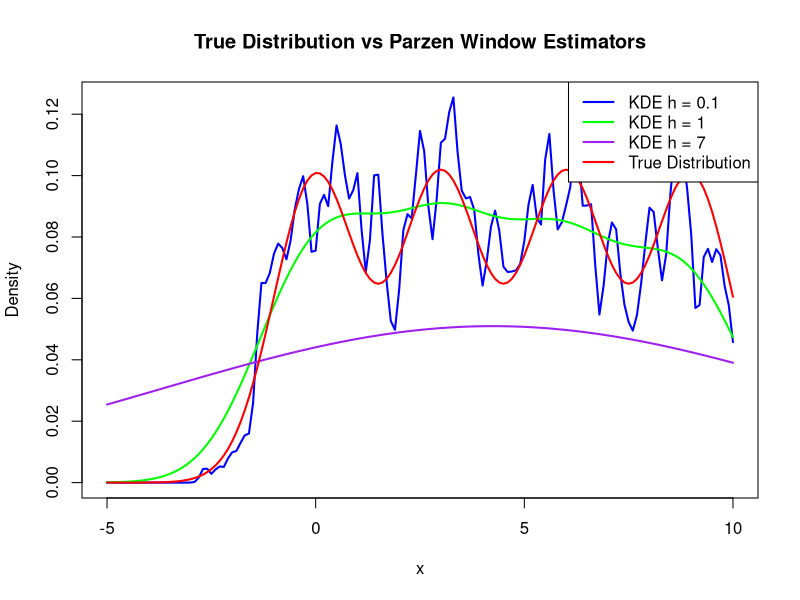

Recreate this plot in R. (Note: a time limit stopped this script after it produced the figure.)
## ---- chunk 1
setClass("Parzen.smoother",representation(Data = "numeric",
                                          h = "numeric",
                                          input = "numeric",
                                          Probs = "numeric"), 
                                          prototype = list(h = NA_real_, input = NA_real_))
                                 
setMethod("initialize", "Parzen.smoother",
          function(.Object, Data, h = NA_real_, Probs, input = NA_real_) {
 
  Data <- as.numeric(Data)
  Data <- na.omit(Data)
  if (length(Data) == 0) { stop("Data set is empty")} 
  
  Probs <- numeric(length(Data)) 

  if (all(is.na(input))) { input <- Data }

   if (is.na(h)) {
    s <- sd(Data)
    inter_q <- IQR(Data)
    n <- length(Data)
    h <- 1.06 * min(s, inter_q / 1.349) * n^(-1/5)
   }
  
  if (!is.na(h) && h == 0) { stop(" h cannot be zero ") }
  
  .Object <- callNextMethod(.Object, Data = Data, h = h, Probs = Probs, input = input)
  
  return(.Object)
})
## ---- chunk 2
setGeneric("Parzen.creator", function(object) {standadardGeneric("Parzen.creator")})
setMethod("Parzen.creator", signature= "Parzen.smoother", function(object){
  
  n <- length(object@Data)
  k <- length(object@input)
  Probs <- numeric(k)
  
  # Initialize Probs with the correct length
  object@Probs <- numeric(k)
  
  for (j in 1:k) {
        
        Kernel_sum <- 0  
        
        for (i in 1:n) {
          Kernel_sum <- Kernel_sum + dnorm((object@Data[i] - object@input[j]) / object@h)
        }
        
  object@Probs[j] <- 1 / (object@h * n) * Kernel_sum
  }
  
  return(object)
})
## ---- chunk 3
object <- new("Parzen.smoother", Data=rnorm(10), input=seq(1:10))
Parzen.creator(object)
## ---- chunk 4
setGeneric("show", function(object) {standardGeneric("show")})

setMethod("show", signature = "Parzen.smoother", function(object) {
  
  precision <- 8

  print_in_chunks <- function(vec, precision) {
    vec <- format(round(vec, precision), nsmall = precision) 
    for (i in seq(1, length(vec), by = 6)) {
      cat(vec[i:min(i+5, length(vec))], "\n")
    }
  }
  cat("Data:\n")
  print_in_chunks(object@Data, precision)
  cat("Probs:\n")
  print_in_chunks(object@Probs, precision)
  cat("Size:\n", length(object@Probs), "\n")
  cat("Bandwidth (h):\n", format(round(object@h, precision), nsmall = precision), "\n")
})
## ---- chunk 5
# Defining a function for the true PDF 
true_pdf <- function(x) {
  0.25 * dnorm(x, mean = 0, sd = 1) +
  0.25 * dnorm(x, mean = 3, sd = 1) +
  0.25 * dnorm(x, mean = 6, sd = 1) +
  0.25 * dnorm(x, mean = 9, sd = 1)
}

  #generating random uniform variable to calculate a Multimodal distribution such that there is a 25% chance   of a random variable being sampled   from an N(0,1), N(3,1), N(6,1) or N(9,1) distribution
  x <- matrix(0, nrow = 800, ncol = 2)
  
  #first column has the random uniform
  x[, 1] <- runif(800, 0, 1)
  
  #for each element of the first column of the matrix that is between 0 and .25: impute a Gaussian random     variable from the first distribution   into the second column of that same row 
  x[x[,1] <= 0.25, 2] <- rnorm(sum(x[,1] <= 0.25), mean = 0, sd = 1)
  
  #same thing for the rest of the distributions
  x[x[,1] > 0.25 & x[,1] <= 0.5, 2] <- rnorm(sum(x[,1] > 0.25 & x[,1] <= 0.5), mean = 3, sd = 1)
  
  x[x[,1] > 0.5 & x[,1] <= 0.75, 2] <- rnorm(sum(x[,1] > 0.5 & x[,1] <= 0.75), mean = 6, sd = 1)
    
  x[x[,1] > 0.75 & x[,1] <= 1, 2] <- rnorm(sum(x[,1] > 0.75 & x[,1] <= 1), mean = 9, sd = 1)
  
  #now our data set for the estimator is the vector of our multi-modal distribution 
  data <- x[,2]


#we will be evaluating the true pdf function on the same domain as we will evaluate the estimator 
#estimator Input vector, each descrete step will be it's own alpha, alpha = 5, alpha = 4.9 ... 
Input <- seq(-5, 10, by = 0.1)

#initiating output vector 
true_pdf_values_out <- numeric(length(Input))

#evaluating true pdf function at the same input arguments that we will evaluate our estimator 
true_pdf_values_out <- true_pdf(Input)

#Here we will evaluate the estimator at each of the h step sizes as a preliminary investigation into the best step size

# h = 0.1
vessel_0.1 <- new("Parzen.smoother", Data = data, Probs = numeric(), input = Input, h = 0.1)
vessel_0.1_out <- Parzen.creator(vessel_0.1)

# h = 1
vessel_1 <- new("Parzen.smoother", Data = data, Probs = numeric(), input = Input, h = 1)
vessel_1_out <- Parzen.creator(vessel_1)

# h = 7
vessel_7 <- new("Parzen.smoother", Data = data, Probs = numeric(), input = Input, h = 7)
vessel_7_out <- Parzen.creator(vessel_7)

# Plot object@input against object@Probs for different bandwidths and true distribution on the same graph

# Plot for h = 0.1
plot(vessel_0.1_out@input, vessel_0.1_out@Probs, type = "l", col = "blue", lwd = 2,
     ylim = range(0, max(true_pdf_values_out, vessel_0.1_out@Probs, vessel_1_out@Probs, vessel_7_out@Probs)),
     xlim = range(vessel_0.1_out@input),
     main = "True Distribution vs Parzen Window Estimators",
     xlab = "x", ylab = "Density")

# Add lines for h = 1 and h = 7
lines(vessel_1_out@input, vessel_1_out@Probs, col = "green", lwd = 2)
lines(vessel_7_out@input, vessel_7_out@Probs, col = "purple", lwd = 2)

# Add the true PDF line
lines(Input, true_pdf_values_out, col = "red", lwd = 2)

# Add legend
legend("topright", legend = c("KDE h = 0.1", "KDE h = 1", "KDE h = 7", "True Distribution"),
       col = c("blue", "green", "purple", "red"), lwd = 2)
## ---- chunk 6
# initialize our matrix to store all 150 trials containing 800 samples
Master <- matrix(0, nrow = 150, ncol = 800)

for (trial in 1:150) {
  
  #this is the same thing as before, just that we do it 150 times and store each trial in it's own row 
  
  #reinitialize the individual trial each iteration 
  x <- matrix(0, nrow = 800, ncol = 2)
  
  x[, 1] <- runif(800, 0, 1)
  
  x[x[,1] <= 0.25, 2] <- rnorm(sum(x[,1] <= 0.25), mean = 0, sd = 1)
  x[x[,1] > 0.25 & x[,1] <= 0.5, 2] <- rnorm(sum(x[,1] > 0.25 & x[,1] <= 0.5), mean = 3, sd = 1)
  x[x[,1] > 0.5 & x[,1] <= 0.75, 2] <- rnorm(sum(x[,1] > 0.5 & x[,1] <= 0.75), mean = 6, sd = 1)
  x[x[,1] > 0.75 & x[,1] <= 1, 2] <- rnorm(sum(x[,1] > 0.75 & x[,1] <= 1), mean = 9, sd = 1)
  
  #storing the completed trial in each row for each iteration 
  Master[trial,] <- x[, 2]
}
## ---- chunk 7
Bias_variance_analysis <- function(input_h){
   
Master_evaluated <- matrix(0,nrow=150,ncol=151)

#evaluating the function with h as input argument on the rows of master matrix 
#the input data set being master and output data set being master evaluated
for (i in 1:150) {
trial_evaluated <- new("Parzen.smoother", Data = Master[i,], Probs = numeric(), input = Input, h = input_h)
trial_evaluated <- Parzen.creator(trial_evaluated)
Master_evaluated[i,] <- trial_evaluated@Probs
}

#evaluate the mean for each column of the matrix, which is the mean of the each alpha value across each trial
mean_for_each_alpha <- matrix(0, nrow = 1, ncol = 151)
mean_for_each_alpha[1, ] <- colMeans(Master_evaluated[, seq(1:151)])

#variance
variance_for_each_alpha <- matrix(0,nrow=1,ncol=151)
for(i in 1:151){
    variance_for_each_alpha[1,i] <- mean((Master_evaluated[seq(1:150),i]-mean_for_each_alpha[1,i])^2)
}

#true distribution value for bias calculation
true_pdf_values_out <- true_pdf(Input)

#bias
bias <- matrix(0,nrow=1,ncol=151)
for (i in 1:151) {
  bias[1,i] <- mean_for_each_alpha[1,i] - true_pdf_values_out[i]
}

#MSE
MSE <- numeric(151)
for (i in 1:151) {
  MSE[i] <- variance_for_each_alpha[1,i] + (bias[i])^2
}

#total bias 
bias_totall <- numeric(1)
for (i in 1:151)
bias_totall <- mean((bias[i])^2)

#total variance 
var_totall <- numeric(1)
for (i in 1:151)
var_totall <- mean((variance_for_each_alpha[i]))

totall_MSE <- bias_totall + var_totall

return(c(input_h, bias_totall, var_totall, totall_MSE))
}
## ---- chunk 8
choose_your_h <- function(h_values) {

results <- lapply(h_values, function(h) Bias_variance_analysis(input_h = h))

results_matrix <- do.call(rbind, results)

rownames(results_matrix) <- paste("h =", h_values)
colnames(results_matrix) <- c("input_h", "bias_totall", "var_totall", "MSE")

(matplot(results_matrix[, 1], results_matrix[, 2:3], type = "b", pch = 1:2, col = c("blue", "green"),
        xlab = "input_h", ylab = "Values", main = "Bias and Variance vs input_h"))
(legend("topright", legend = c("bias_totall", "var_totall"), col = c("blue", "green"), pch = 1:2))

print(results_matrix)
cat("Optimal h value:", h_values[which.min(results_matrix[,4])])
}
## ---- chunk 9
#since from the preliminary investigation 1 was the best option, let's look deeper
choose_your_h(c(.01,.1,.3,.75,1,3,7))
## ---- chunk 10

plot_mean_for_each_output <- function(input_h) {
  
  Master_evaluated <- matrix(0,nrow=150,ncol=151)

for (i in 1:150) {
trial_evaluated <- new("Parzen.smoother", Data = Master[i,], Probs = numeric(), input = Input, h = input_h)
trial_evaluated <- Parzen.creator(trial_evaluated)
Master_evaluated[i,] <- trial_evaluated@Probs
}


mean_for_each_alpha <- matrix(0, nrow = 1, ncol = 151)
mean_for_each_alpha[1, ] <- colMeans(Master_evaluated[, seq(1:151)])

alpha = seq(-5,10,by=0.1)
plot(alpha, mean_for_each_alpha, ylim = c(0, 0.1))
lines(Input, true_pdf_values_out, col = "red", lwd = 2)

}
## ---- chunk 11
plot_mean_for_each_output(input_h=.75)
#this is a remarkably good approximation
